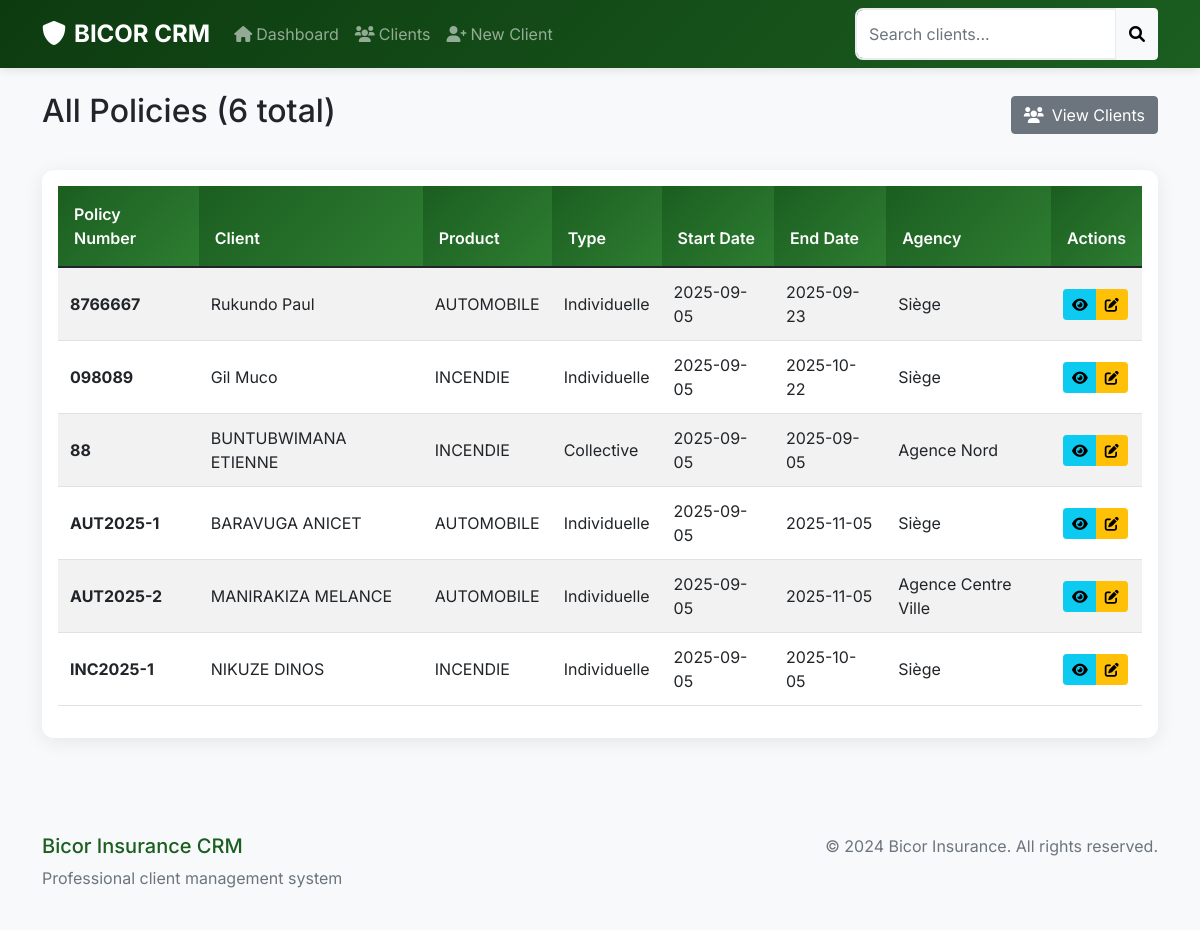
The app's page /policies with its own data.
### tables this page shows
CREATE TABLE "Policies" (
    PolicyID INTEGER PRIMARY KEY AUTOINCREMENT,
    ProductID INTEGER NOT NULL,
    PolicyNumber TEXT UNIQUE NOT NULL,
    OldPolicyNumber TEXT,
    EndorsementNumber TEXT,
    OtherEndorsementNumber TEXT DEFAULT '00000',
    ClientID INTEGER NOT NULL,
    EventTypeID INTEGER NOT NULL,
    PolicyTypeID INTEGER NOT NULL,
    OptionID INTEGER NOT NULL,
    Description TEXT,
    CourtierID INTEGER DEFAULT 1,
    TermID INTEGER NOT NULL,
    ProductionDate TEXT NOT NULL,
    DurationMonths INTEGER,
    ExpiryDate TEXT NOT NULL,
    PurchaseOrder TEXT,
    PurchaseOrderNumber TEXT,
    CreditAuthorizedBy TEXT DEFAULT '---',
    AgencyID INTEGER NOT NULL,
    CreatedByUserID INTEGER NOT NULL,
    CreatedOn TEXT NOT NULL,
    UpdatedOn TEXT DEFAULT CURRENT_TIMESTAMP,
    Status TEXT DEFAULT 'Active',
    
    -- Foreign Keys
    FOREIGN KEY (ProductID) REFERENCES Products(ProductID),
    FOREIGN KEY (ClientID) REFERENCES Clients(ID) ON DELETE CASCADE,
    FOREIGN KEY (EventTypeID) REFERENCES EventTypes(EventTypeID),
    FOREIGN KEY (PolicyTypeID) REFERENCES PolicyTypes(TypeID),
    FOREIGN KEY (OptionID) REFERENCES PolicyOptions(OptionID),
    FOREIGN KEY (CourtierID) REFERENCES Courtiers(CourtierID),
    FOREIGN KEY (TermID) REFERENCES Terms(TermID),
    FOREIGN KEY (AgencyID) REFERENCES Agencies(AgencyID),
    FOREIGN KEY (CreatedByUserID) REFERENCES Users(UserID)
);

CREATE TABLE "Clients" (
	"ID"	INTEGER,
	"AncCode"	TEXT,
	"NumID"	TEXT,
	"NIF"	TEXT,
	"Nom"	TEXT,
	"Prenom"	TEXT,
	"DateNais"	TEXT,
	"LieuNais"	TEXT,
	"NomConj"	TEXT,
	"NextOfKin"	TEXT,
	"MobPhone"	INTEGER,
	"MobPhone2"	TEXT,
	"NomAffich"	TEXT,
	"Email"	TEXT,
	"ComID"	INTEGER,
	"Zone"	TEXT,
	"Residence"	TEXT,
	"AgentInt"	INTEGER,
	"PaieTVA"	INTEGER,
	"Valide"	INTEGER,
	"SexeID"	INTEGER,
	"BranchID"	INTEGER,
	"NationalID"	INTEGER,
	"EtatCivID"	INTEGER,
	"PosCliID"	INTEGER,
	"CategID"	INTEGER,
	"OccupID"	INTEGER,
	"CreatOn"	TEXT,
	"CreatBy"	INTEGER,
	"LModifBy"	TEXT,
	"LModifOn"	TEXT,
	PRIMARY KEY("ID")
);

CREATE TABLE Products (
    ProductID INTEGER PRIMARY KEY,
    ProductName TEXT NOT NULL UNIQUE,
    Description TEXT
);

CREATE TABLE PolicyTypes (
    TypeID INTEGER PRIMARY KEY,
    TypeName TEXT NOT NULL UNIQUE
);

CREATE TABLE Agencies (
    AgencyID INTEGER PRIMARY KEY,
    AgencyName TEXT NOT NULL UNIQUE,
    Address TEXT
);

### app.py (the view)
@app.route('/policies')
def all_policies():
    page = request.args.get('page', 1, type=int)
    per_page = 10
    offset = (page - 1) * per_page
    with get_db_connection() as conn:
        cursor = conn.cursor()
        cursor.execute('''
            SELECT p.*, c.Nom, c.Prenom, c.NIF, pr.ProductName,
                   pt.TypeName as PolicyTypeName, a.AgencyName
            FROM Policies p
            JOIN Clients c ON p.ClientID = c.ID
            JOIN Products pr ON p.ProductID = pr.ProductID
            JOIN PolicyTypes pt ON p.PolicyTypeID = pt.TypeID
            JOIN Agencies a ON p.AgencyID = a.AgencyID
            ORDER BY p.CreatedOn DESC
            LIMIT ? OFFSET ?
        ''', (per_page, offset))
        policies = cursor.fetchall()
        cursor.execute('SELECT COUNT(*) FROM Policies')
        total_policies = cursor.fetchone()[0]
    total_pages = (total_policies + per_page - 1) // per_page
    return render_template('all_policies.html',
                           policies=policies,
                           page=page,
                           total_pages=total_pages,
                           total_policies=total_policies)

### app.py (called while the page is built)
@contextmanager
def get_db_connection():
    conn = sqlite3.connect('data.db')
    conn.row_factory = sqlite3.Row  # This enables column access by name
    try:
        yield conn
    finally:
        conn.close()

### templates/all_policies.html (shortened to what this page needs)
{% extends "base.html" %}
{% block content %}
<div class="d-flex justify-content-between align-items-center mb-4">
    <h2>All Policies ({{ total_policies }} total)</h2>
    <a href="{{ url_for('clients') }}" class="btn btn-secondary">
        <i class="fas fa-users me-2"></i>View Clients
    </a>
</div>
{% if policies %}
<div class="card">
    <div class="card-body">
        <div class="table-responsive">
            <table class="table table-striped table-hover">
                <thead class="table-dark">
                    <tr>
                        <th>Policy Number</th>
                        <th>Client</th>
                        <th>Product</th>
                        <th>Type</th>
                        <th>Start Date</th>
                        <th>End Date</th>
                        <th>Agency</th>
                        <th>Actions</th>
                    </tr>
                </thead>
                <tbody>
                    {% for policy in policies %}
                    <tr>
                        <td><strong>{{ policy.PolicyNumber }}</strong></td>
                        <td>{{ policy.Nom }} {{ policy.Prenom }}</td>
                        <td>{{ policy.ProductName }}</td>
                        <td>{{ policy.PolicyTypeName }}</td>
                        <td>{{ policy.ProductionDate }}</td>
                        <td>{{ policy.ExpiryDate }}</td>
                        <td>{{ policy.AgencyName }}</td>
                        <td>
                            <div class="btn-group">
                                <a href="{{ url_for('view_policy', policy_id=policy.PolicyID) }}" class="btn btn-sm btn-info">
                                    <i class="fas fa-eye"></i>
                                </a>
                                <a href="{{ url_for('edit_policy', policy_id=policy.PolicyID) }}" class="btn btn-sm btn-warning">
                                    <i class="fas fa-edit"></i>
                                </a>
                            </div>
                        </td>
                    </tr>
                    {% endfor %}
                </tbody>
            </table>
        </div>
    </div>
</div>
{% endif %}
{% endblock %}

### static/css/style.css (style rules this page uses)
:root { --bicor-primary: #1b5e20; --bicor-secondary: #2e7d32; --bicor-light: #4caf50; --bicor-accent: #388e3c; --bicor-dark: #0d3b10; }
body { background-color: #f8f9fa; font-family: 'Segoe UI', Tahoma, Geneva, Verdana, sans-serif; }
.card { border: none; border-radius: 12px; box-shadow: 0 4px 20px rgba(0,0,0,0.08); transition: transform 0.2s ease, box-shadow 0.2s ease; }
.table th { background: linear-gradient(135deg, var(--bicor-primary) 0%, var(--bicor-secondary) 100%); color: white; border: none; font-weight: 600; padding: 1rem; }
.table td { padding: 0.75rem; vertical-align: middle; }
.mb-4 { margin-bottom: 2rem !important; }

### templates/base.html (style rules this page uses)
body { font-family: 'Inter', sans-serif; }

### records on screen
Policies: PolicyNumber "8766667", Nom "Rukundo", Prenom "Paul", ProductName "AUTOMOBILE", PolicyTypeName "Individuelle", ProductionDate "2025-09-05", ExpiryDate "2025-09-23", AgencyName "Siège"
Policies: PolicyNumber "098089", Nom "Gil", Prenom "Muco", ProductName "INCENDIE", PolicyTypeName "Individuelle", ProductionDate "2025-09-05", ExpiryDate "2025-10-22", AgencyName "Siège"
Policies: PolicyNumber "88", Nom "BUNTUBWIMANA", Prenom "ETIENNE", ProductName "INCENDIE", PolicyTypeName "Collective", ProductionDate "2025-09-05", ExpiryDate "2025-09-05", AgencyName "Agence Nord"
Policies: PolicyNumber "AUT2025-1", Nom "BARAVUGA", Prenom "ANICET", ProductName "AUTOMOBILE", PolicyTypeName "Individuelle", ProductionDate "2025-09-05", ExpiryDate "2025-11-05", AgencyName "Siège"
Policies: PolicyNumber "AUT2025-2", Nom "MANIRAKIZA", Prenom "MELANCE", ProductName "AUTOMOBILE", PolicyTypeName "Individuelle", ProductionDate "2025-09-05", ExpiryDate "2025-11-05", AgencyName "Agence Centre Ville"
Policies: PolicyNumber "INC2025-1", Nom "NIKUZE", Prenom "DINOS", ProductName "INCENDIE", PolicyTypeName "Individuelle", ProductionDate "2025-09-05", ExpiryDate "2025-10-05", AgencyName "Siège"

### other values on screen
{{ total_policies }} "6"
